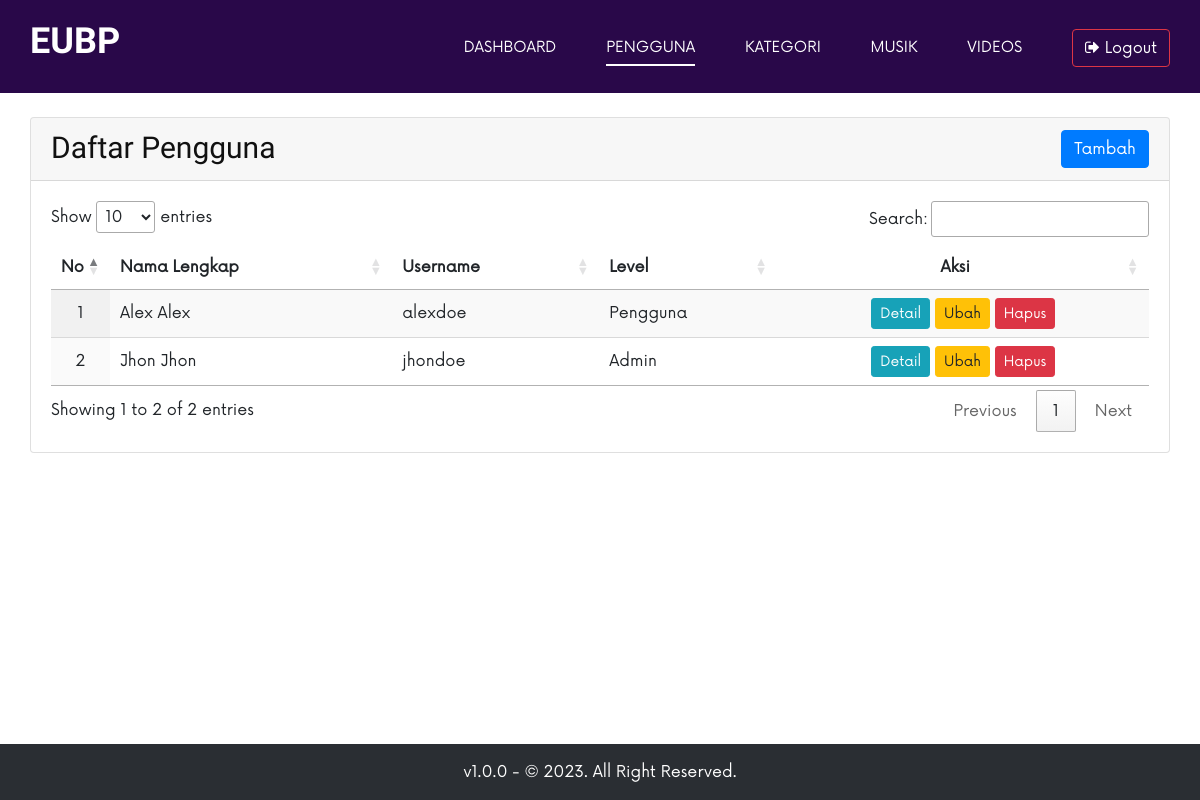
/app/admin/users.php (signed in), run on the app's committed database.
### tables this page shows
CREATE TABLE `users` (
  `id` int(11) NOT NULL,
  `first_name` varchar(50) NOT NULL,
  `last_name` varchar(50) DEFAULT NULL,
  `username` varchar(50) NOT NULL,
  `password` varchar(255) NOT NULL,
  `level` enum('Admin','Pengguna') NOT NULL
);

### app/admin/users.php (called while the page is built, shortened)
<?php
require('../../config/koneksi.php');
require('../../config/function.php');
$sql = "SELECT * FROM users ORDER BY id DESC";
$users = mysqli_query($DB_CONNECTION, $sql);
require('views/users.view.php');

### config/function.php (called while the page is built, shortened)
<?php
function getFullName($firstName, $lastName)
{
  return $firstName . ' ' . $lastName;
}

### app/admin/views/users.view.php (the view, shortened to what this page needs)
<!DOCTYPE html>
<html lang="en">
  <head>
    <link rel="stylesheet" href="../../css/bootstrap.min.css" type="text/css" />
    <link rel="stylesheet" href="../../css/font-awesome.min.css" type="text/css" />
    <link rel="stylesheet" href="../../css/barfiller.css" type="text/css" />
    <link rel="stylesheet" href="../../css/nowfont.css" type="text/css" />
    <link rel="stylesheet" href="../../css/rockville.css" type="text/css" />
    <link rel="stylesheet" href="../../css/magnific-popup.css" type="text/css" />
    <link rel="stylesheet" href="../../css/owl.carousel.min.css" type="text/css" />
    <link rel="stylesheet" href="../../css/slicknav.min.css" type="text/css" />
    <link rel="stylesheet" href="../../css/style.css" type="text/css" />
    <link rel="stylesheet" href="//cdn.datatables.net/1.13.4/css/jquery.dataTables.min.css">
  </head>
<body>
<?php require('partials/navbar.php'); ?>
<section class="musik mt-4">
    <div class="container">
        <div class="row">
            <div class="col-12">
                <div class="card">
                    <div class="card-header">
                        <div class="row">
                            <div class="col-6">
                                <h3>Daftar Pengguna</h3>
                            </div>
                            <div class="col-6">
                                <div class="float-right"><a href="add-users.php" class="btn btn-primary">Tambah</a></div>
                            </div>
                        </div>
                    </div>
                    <div class="card-body">
                        <table id="example" class="display" style="width:100%">
                            <thead>
                                <tr>
                                    <th width="5">No</th>
                                    <th>Nama Lengkap</th>
                                    <th>Username</th>
                                    <th>Level</th>
                                    <th class="text-center">Aksi</th>
                                </tr>
                            </thead>
                            <tbody>
                            <?php
                                $i = 1;
                                while($data = mysqli_fetch_array($users)) {
                            ?>
                                <tr>
                                    <td class="text-center"><?php echo $i++; ?></td>
                                    <td><?php echo getFullName($data['first_name'], $data['first_name']); ?></td>
                                    <td><?php echo $data['username']; ?></td>
                                    <td><?php echo $data['level']; ?></td>
                                    <td class="text-center">
                                        <a href="detail-users.php?id=<?php echo $data['id']; ?>" class="btn btn-info btn-sm">Detail</a>
                                        <a href="edit-users.php?id=<?php echo $data['id']; ?>" class="btn btn-warning btn-sm">Ubah</a>
                                        <a href="delete-users.php?id=<?php echo $data['id']; ?>" class="btn btn-danger btn-sm confirm">Hapus</a>
                                    </td>
                                </tr>
                            <?php
                                }
                            ?>
                            </tbody>
                        </table>
                    </div>
                </div>
            </div>
        </div>
    </div>
</section>
<?php require('partials/footer.php'); ?>
  </body>
</html>

### css/style.css (style rules this page uses)
html, body { height: 100%; font-family: "Now Regular"; -webkit-font-smoothing: antialiased; }
h1, h2, h3, h4, h5, h6 { margin: 0; color: #111111; font-weight: 400; font-family: "Rajdhani", sans-serif; }
h3 { font-size: 30px; }
@media only screen and (min-width: 1200px) { .container { max-width: 1170px; } }

### data on the page
users: first_name "Alex Alex", username "alexdoe", level "Pengguna"
users: first_name "Jhon Jhon", username "jhondoe", level "Admin"

### other printed values
$_SITE_NAME_LOGO "EUBP"
$_SITE_CREDIT "v1.0.0 - © 2023. All Right Reserved."
